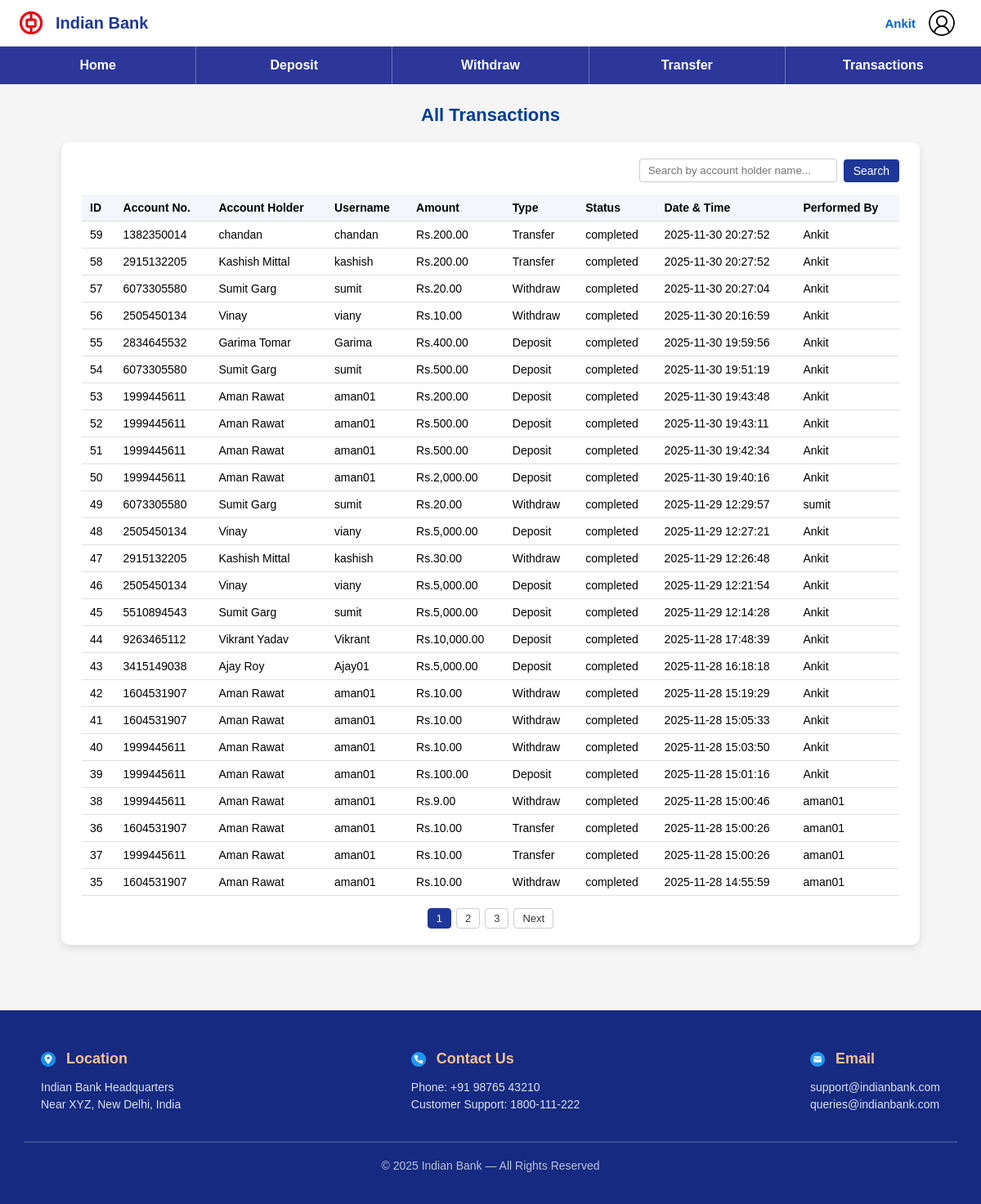
The page /pages/transaction.php (signed in) on the database its author committed.
### tables this page shows
CREATE TABLE `transaction` (
    id INT NOT NULL AUTO_INCREMENT,
    account_id INT NOT NULL,
    transaction_type ENUM('deposit','withdraw','transfer') NOT NULL,
    amount int NOT NULL,
    transaction_date DATETIME NOT NULL DEFAULT CURRENT_TIMESTAMP,
    performed_by INT NOT NULL,
    status ENUM('completed','pending','cancelled') NOT NULL DEFAULT 'completed',
    PRIMARY KEY (id)
);

CREATE TABLE account (
    id INT NOT NULL AUTO_INCREMENT,
    profile_id INT NOT NULL,
    account_type ENUM('savings', 'current', 'salary') NOT NULL,
    account_number bigint NOT NULL UNIQUE,
    balance INT NOT NULL,
    min_balance int DEFAULT NULL,
    status ENUM('Active', 'Pending') NOT NULL,
    ifsc_code VARCHAR(20) NOT NULL DEFAULT 'INDB0000323',
    account_date TIMESTAMP NOT NULL DEFAULT CURRENT_TIMESTAMP,
    PRIMARY KEY (id),
    FOREIGN KEY (profile_id) REFERENCES profile(id)
        ON DELETE CASCADE ON UPDATE CASCADE
);

CREATE TABLE profile (
    id INT NOT NULL AUTO_INCREMENT,
    user_id INT NOT NULL,
    full_name VARCHAR(50) NOT NULL,
    DOB DATE NOT NULL,
    phone TEXT NOT NULL,
    Address TEXT NOT NULL,
    PRIMARY KEY (id),
    FOREIGN KEY (user_id) REFERENCES users(id)
        ON DELETE CASCADE ON UPDATE CASCADE
);

CREATE TABLE users (
    id INT NOT NULL AUTO_INCREMENT,
    username VARCHAR(50) NOT NULL,
    role VARCHAR(20) NOT NULL DEFAULT 'customer',
    email TEXT NOT NULL,
    created_at TIMESTAMP NOT NULL DEFAULT CURRENT_TIMESTAMP,
    last_login TIMESTAMP NOT NULL DEFAULT CURRENT_TIMESTAMP ON UPDATE CURRENT_TIMESTAMP,
    password_hash VARCHAR(255) NOT NULL,
    status ENUM('Active', 'Inactive') NOT NULL DEFAULT 'Active',
    PRIMARY KEY (id)
);

### pages/transaction.php (the view, shortened to what this page needs)
<?php
require_once '../config/db.php';
require_once '../includes/header.php';
$userId = (int)$_SESSION['user_id'];
$isAdmin = false;
$roleSql = "SELECT role FROM users WHERE id = $userId LIMIT 1";
$roleRes = mysqli_query($conn, $roleSql);
if ($roleRes && mysqli_num_rows($roleRes) === 1) {
    $row = mysqli_fetch_assoc($roleRes);
    $isAdmin = (strtolower($row['role']) === 'admin');
}
$search = isset($_GET['search']) ? trim($_GET['search']) : "";
$perPage = 25;
$page = isset($_GET['page']) && is_numeric($_GET['page']) && $_GET['page'] > 0
    ? (int)$_GET['page']
    : 1;
$baseFrom = "
    FROM `transaction` t
    JOIN account a ON t.account_id = a.id
    JOIN profile p ON a.profile_id = p.id
    JOIN users u ON p.user_id = u.id       -- account owner
    JOIN users pu ON t.performed_by = pu.id -- performer
";
if ($isAdmin) {
    $where = "WHERE 1=1";
} else {
    $where = "WHERE u.id = $userId";
}
$countSql = "SELECT COUNT(*) AS total " . $baseFrom . " " . $where;
$countRes = mysqli_query($conn, $countSql);
$totalRows = 0;
$queryError = null;
if ($countRes) {
    $countRow = mysqli_fetch_assoc($countRes);
    $totalRows = (int)($countRow['total'] ?? 0);
} else {
    $queryError = mysqli_error($conn);
}
$totalPages = max(1, (int)ceil($totalRows / $perPage));
$offset = ($page - 1) * $perPage;
$result = null;
if ($queryError === null && $totalRows > 0) {
    $sql = "
        SELECT
            t.id,
            t.account_id,
            t.transaction_type,
            t.amount,
            t.transaction_date,
            t.status,
            t.performed_by,
            a.account_number,
            p.full_name,
            u.username,
            pu.username AS performed_by_username
        " . $baseFrom . "
        " . $where . "
        ORDER BY t.transaction_date DESC
        LIMIT $perPage OFFSET $offset
    ";
    $result = mysqli_query($conn, $sql);
}
?>
<link rel="stylesheet" href="../css/transaction.css">
<h3 class="page-title">
    <?= $isAdmin ? "All Transactions" : "Your Transactions"; ?>
</h3>
<div class="transactions-container">
    <div class="search-row">
        <form method="GET" class="search-bar">
            <input
                type="text"
                name="search"
                placeholder="Search by account holder name..."
                value="<?= htmlspecialchars($search) ?>"
            >
            <button type="submit">Search</button>
        </form>
    </div>
    <?php if ($queryError !== null): ?>
        <div class="no-data">
            SQL Error: <?= htmlspecialchars($queryError); ?>
        </div>
    <?php elseif ($totalRows === 0): ?>
        <div class="no-data">No transactions found.</div>
    <?php else: ?>
        <table class="transactions-table">
            <thead>
                <tr>
                    <th>ID</th>
                    <th>Account No.</th>
                    <th>Account Holder</th>
                    <th>Username</th>
                    <th>Amount</th>
                    <th>Type</th>
                    <th>Status</th>
                    <th>Date &amp; Time</th>
                    <th>Performed By</th>
                </tr>
            </thead>
            <tbody>
                <?php while ($row = mysqli_fetch_assoc($result)): ?>
                    <tr>
                        <td><?= (int)$row['id']; ?></td>
                        <td><?= htmlspecialchars($row['account_number']); ?></td>
                        <td><?= htmlspecialchars($row['full_name']); ?></td>
                        <td><?= htmlspecialchars($row['username']); ?></td>
                        <td>Rs.<?= number_format((float)$row['amount'], 2); ?></td>
                        <td><?= htmlspecialchars(ucfirst($row['transaction_type'])); ?></td>
                        <td><?= htmlspecialchars($row['status']); ?></td>
                        <td><?= htmlspecialchars($row['transaction_date']); ?></td>
                        <td><?= htmlspecialchars($row['performed_by_username']); ?></td>
                    </tr>
                <?php endwhile; ?>
            </tbody>
        </table>
        <?php if ($totalPages > 1): ?>
            <div class="pagination">
                <?php for ($i = 1; $i <= $totalPages; $i++): ?>
                    <a
                        href="?page=<?= $i ?>&search=<?= urlencode($search) ?>"
                        class="page-link <?= ($i === $page) ? 'active-page' : '' ?>"
                    ><?= $i ?></a>
                <?php endfor; ?>
                <?php if ($page < $totalPages): ?>
                    <a
                        href="?page=<?= $page + 1 ?>&search=<?= urlencode($search) ?>"
                        class="page-link"
                    >Next</a>
                <?php endif; ?>
            </div>
        <?php endif; ?>
    <?php endif; ?>
</div>
<?php include '../includes/footer.php'; ?>

### css/style.css (style rules this page uses)
html, body { height: 100%; margin: 0; padding: 0; font-family: Arial, Helvetica, sans-serif; background-color: #f5f5f5; }

### css/transaction.css (style rules this page uses)
.page-title { text-align: center; font-size: 22px; font-weight: bold; margin-top: 25px; margin-bottom: 15px; color: #003b95; }
.transactions-container { max-width: 1000px; margin: 20px auto 40px; background: #ffffff; padding: 20px 25px; border-radius: 10px; box-shadow: 0 4px 10px rgba(0,0,0,0.1); }
.transactions-table { width: 100%; border-collapse: collapse; font-size: 14px; }
.transactions-table th, .transactions-table td { padding: 8px 10px; border-bottom: 1px solid #e0e0e0; text-align: left; }
.transactions-table th { background: #f4f6fb; font-weight: 600; }
.search-row { display: flex; justify-content: space-between; align-items: center; margin-bottom: 15px; }
.search-bar { display: flex; gap: 8px; align-items: center; }
.search-bar input[type="text"] { padding: 6px 10px; border-radius: 4px; border: 1px solid #ccc; min-width: 220px; }
.search-bar button { padding: 6px 12px; border-radius: 4px; border: none; background: #1e3799; color: #fff; cursor: pointer; font-size: 14px; }
.pagination { margin-top: 15px; display: flex; justify-content: center; gap: 6px; flex-wrap: wrap; }
.page-link { padding: 4px 10px; border-radius: 4px; border: 1px solid #ccc; text-decoration: none; font-size: 13px; color: #333; background: #fff; }
.active-page { background: #1e3799; color: #fff; border-color: #1e3799; }

### rows shown on the page
transaction: id "59", account.account_number "1382350014", profile.full_name "chandan", users.username "chandan", amount "200.00", transaction_type "Transfer", status "completed", transaction_date "2025-11-30 20:27:52", users.username "Ankit"
transaction: id "58", account.account_number "2915132205", profile.full_name "Kashish Mittal", users.username "kashish", amount "200.00", transaction_type "Transfer", status "completed", transaction_date "2025-11-30 20:27:52", users.username "Ankit"
transaction: id "57", account.account_number "6073305580", profile.full_name "Sumit Garg", users.username "sumit", amount "20.00", transaction_type "Withdraw", status "completed", transaction_date "2025-11-30 20:27:04", users.username "Ankit"
transaction: id "56", account.account_number "2505450134", profile.full_name "Vinay", users.username "viany", amount "10.00", transaction_type "Withdraw", status "completed", transaction_date "2025-11-30 20:16:59", users.username "Ankit"
transaction: id "55", account.account_number "2834645532", profile.full_name "Garima Tomar", users.username "Garima", amount "400.00", transaction_type "Deposit", status "completed", transaction_date "2025-11-30 19:59:56", users.username "Ankit"
transaction: id "54", account.account_number "6073305580", profile.full_name "Sumit Garg", users.username "sumit", amount "500.00", transaction_type "Deposit", status "completed", transaction_date "2025-11-30 19:51:19", users.username "Ankit"
transaction: id "53", account.account_number "1999445611", profile.full_name "Aman Rawat", users.username "aman01", amount "200.00", transaction_type "Deposit", status "completed", transaction_date "2025-11-30 19:43:48", users.username "Ankit"
transaction: id "52", account.account_number "1999445611", profile.full_name "Aman Rawat", users.username "aman01", amount "500.00", transaction_type "Deposit", status "completed", transaction_date "2025-11-30 19:43:11", users.username "Ankit"
transaction: id "51", account.account_number "1999445611", profile.full_name "Aman Rawat", users.username "aman01", amount "500.00", transaction_type "Deposit", status "completed", transaction_date "2025-11-30 19:42:34", users.username "Ankit"
transaction: id "50", account.account_number "1999445611", profile.full_name "Aman Rawat", users.username "aman01", amount "2,000.00", transaction_type "Deposit", status "completed", transaction_date "2025-11-30 19:40:16", users.username "Ankit"
transaction: id "49", account.account_number "6073305580", profile.full_name "Sumit Garg", users.username "sumit", amount "20.00", transaction_type "Withdraw", status "completed", transaction_date "2025-11-29 12:29:57"
transaction: id "48", account.account_number "2505450134", profile.full_name "Vinay", users.username "viany", amount "5,000.00", transaction_type "Deposit", status "completed", transaction_date "2025-11-29 12:27:21", users.username "Ankit"
transaction: id "47", account.account_number "2915132205", profile.full_name "Kashish Mittal", users.username "kashish", amount "30.00", transaction_type "Withdraw", status "completed", transaction_date "2025-11-29 12:26:48", users.username "Ankit"
transaction: id "46", account.account_number "2505450134", profile.full_name "Vinay", users.username "viany", amount "5,000.00", transaction_type "Deposit", status "completed", transaction_date "2025-11-29 12:21:54", users.username "Ankit"
transaction: id "45", account.account_number "5510894543", profile.full_name "Sumit Garg", users.username "sumit", amount "5,000.00", transaction_type "Deposit", status "completed", transaction_date "2025-11-29 12:14:28", users.username "Ankit"
transaction: id "44", account.account_number "9263465112", profile.full_name "Vikrant Yadav", users.username "Vikrant", amount "10,000.00", transaction_type "Deposit", status "completed", transaction_date "2025-11-28 17:48:39", users.username "Ankit"
transaction: id "43", account.account_number "3415149038", profile.full_name "Ajay Roy", users.username "Ajay01", amount "5,000.00", transaction_type "Deposit", status "completed", transaction_date "2025-11-28 16:18:18", users.username "Ankit"
transaction: id "42", account.account_number "1604531907", profile.full_name "Aman Rawat", users.username "aman01", amount "10.00", transaction_type "Withdraw", status "completed", transaction_date "2025-11-28 15:19:29", users.username "Ankit"
transaction: id "41", account.account_number "1604531907", profile.full_name "Aman Rawat", users.username "aman01", amount "10.00", transaction_type "Withdraw", status "completed", transaction_date "2025-11-28 15:05:33", users.username "Ankit"
transaction: id "40", account.account_number "1999445611", profile.full_name "Aman Rawat", users.username "aman01", amount "10.00", transaction_type "Withdraw", status "completed", transaction_date "2025-11-28 15:03:50", users.username "Ankit"
transaction: id "39", account.account_number "1999445611", profile.full_name "Aman Rawat", users.username "aman01", amount "100.00", transaction_type "Deposit", status "completed", transaction_date "2025-11-28 15:01:16", users.username "Ankit"
transaction: id "38", account.account_number "1999445611", profile.full_name "Aman Rawat", users.username "aman01", amount "9.00", transaction_type "Withdraw", status "completed", transaction_date "2025-11-28 15:00:46"
transaction: id "36", account.account_number "1604531907", profile.full_name "Aman Rawat", users.username "aman01", amount "10.00", transaction_type "Transfer", status "completed", transaction_date "2025-11-28 15:00:26"
transaction: id "37", account.account_number "1999445611", profile.full_name "Aman Rawat", users.username "aman01", amount "10.00", transaction_type "Transfer", status "completed", transaction_date "2025-11-28 15:00:26"
transaction: id "35", account.account_number "1604531907", profile.full_name "Aman Rawat", users.username "aman01", amount "10.00", transaction_type "Withdraw", status "completed", transaction_date "2025-11-28 14:55:59"

### other values the page prints
$username "Ankit"
